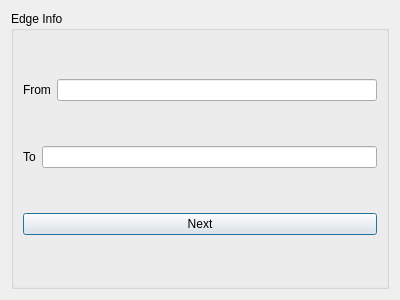
<?xml version="1.0" encoding="UTF-8"?>
<ui version="4.0">
 <class>edges</class>
 <widget class="QDialog" name="edges">
  <property name="geometry">
   <rect>
    <x>0</x>
    <y>0</y>
    <width>400</width>
    <height>300</height>
   </rect>
  </property>
  <property name="windowTitle">
   <string>Project Social Media Analysis</string>
  </property>
  <layout class="QVBoxLayout" name="verticalLayout">
   <item>
    <widget class="QGroupBox" name="groupBox">
     <property name="title">
      <string>Edge Info</string>
     </property>
     <layout class="QVBoxLayout" name="verticalLayout_2">
      <item>
       <layout class="QHBoxLayout" name="horizontalLayout">
        <item>
         <widget class="QLabel" name="label">
          <property name="text">
           <string>From</string>
          </property>
         </widget>
        </item>
        <item>
         <widget class="QLineEdit" name="lineEdit_from"/>
        </item>
       </layout>
      </item>
      <item>
       <layout class="QHBoxLayout" name="horizontalLayout_2">
        <item>
         <widget class="QLabel" name="label_2">
          <property name="text">
           <string>To</string>
          </property>
         </widget>
        </item>
        <item>
         <widget class="QLineEdit" name="lineEdit_to"/>
        </item>
       </layout>
      </item>
      <item>
       <widget class="QPushButton" name="pushButton_edges_input">
        <property name="text">
         <string>Next</string>
        </property>
       </widget>
      </item>
     </layout>
    </widget>
   </item>
  </layout>
 </widget>
 <resources/>
 <connections/>
</ui>
